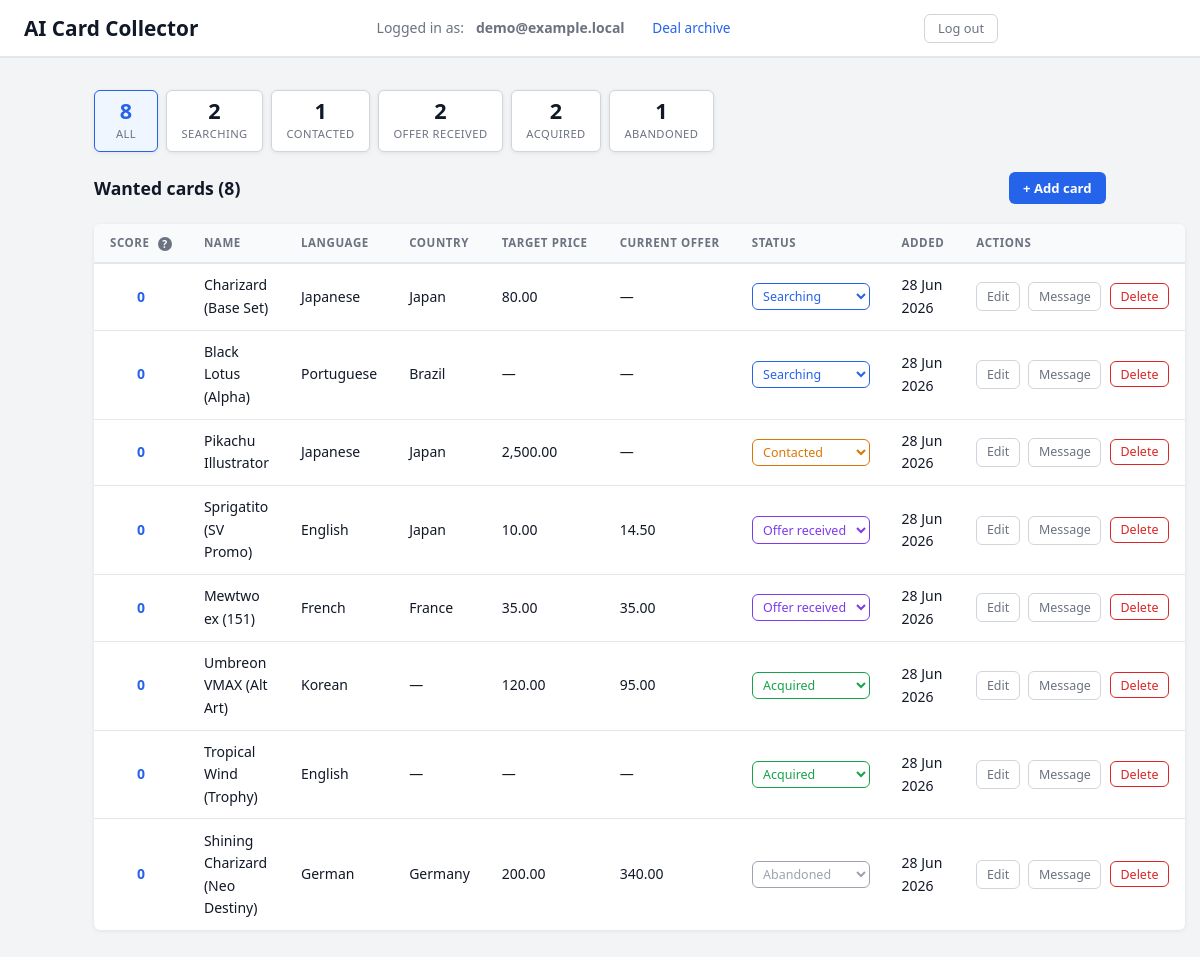
The app's page /public/index.php (signed in) with its own data.
### tables this page shows
CREATE TABLE wanted_cards (
    id                  INT UNSIGNED NOT NULL AUTO_INCREMENT,
    user_id             INT UNSIGNED NOT NULL,
    name                VARCHAR(255) NOT NULL,
    api_card_id         VARCHAR(50)  DEFAULT NULL,
    language            VARCHAR(100) NOT NULL,
    country             VARCHAR(100) DEFAULT NULL,
    target_price        DECIMAL(10,2) DEFAULT NULL,
    current_offer_price DECIMAL(10,2) DEFAULT NULL,
    purchase_price      DECIMAL(10,2) DEFAULT NULL,
    purchased_at        DATE         DEFAULT NULL,
    source_url          VARCHAR(500) DEFAULT NULL,
    seller_name         VARCHAR(255) DEFAULT NULL,
    status              ENUM(
                            'searching',
                            'contacted',
                            'offer_received',
                            'acquired',
                            'abandoned'
                        ) NOT NULL DEFAULT 'searching',
    difficulty_score    INT UNSIGNED NOT NULL DEFAULT 0,
    seller_contact      VARCHAR(255) DEFAULT NULL,
    notes               TEXT DEFAULT NULL,
    created_at          DATETIME NOT NULL DEFAULT CURRENT_TIMESTAMP,
    updated_at          DATETIME DEFAULT NULL ON UPDATE CURRENT_TIMESTAMP,
    PRIMARY KEY (id),
    KEY idx_wanted_cards_user_id (user_id),
    KEY idx_wanted_cards_status (status),
    CONSTRAINT fk_wanted_cards_user
        FOREIGN KEY (user_id) REFERENCES users(id)
        ON DELETE CASCADE
        ON UPDATE CASCADE
);

### src/Auth/Auth.php (called while the page is built, shortened)
<?php
final class Auth
{
    public static function check(): bool
    {
        return !empty($_SESSION['user_id']);
    }
    public static function user(): ?array
    {
        return [
            'id'    => (int)    $_SESSION['user_id'],
            'email' => (string) $_SESSION['user_email'],
        ];
    }
}

### src/bootstrap.php (called while the page is built, shortened)
<?php
spl_autoload_register(static function (string $class): void {
    $prefix  = 'App\\';
    $baseDir = __DIR__ . '/';
    $file = $baseDir . str_replace('\\', '/', substr($class, strlen($prefix))) . '.php';
});

### src/Card/CardRepository.php (called while the page is built, shortened)
<?php declare(strict_types=1);
final class CardRepository
{
    public function listForUser(int $userId): array
    {
        $stmt = $this->pdo->prepare(
            'SELECT id, name, api_card_id, language, country,
                    target_price, current_offer_price,
                    purchase_price, purchased_at, source_url, seller_name,
                    status, difficulty_score,
                    seller_contact, notes, created_at
             FROM   wanted_cards
             WHERE  user_id = ?
             ORDER  BY difficulty_score DESC, created_at ASC'
        );
        $stmt->execute([$userId]);
        return $stmt->fetchAll();
    }
}

### public/index.php (the view, shortened to what this page needs)
<?php
$config = require dirname(__DIR__) . '/config/app.php';
require dirname(__DIR__) . '/src/bootstrap.php';
$user     = Auth::user();
$pdo      = Connection::get($config['db']);
$repo     = new CardRepository($pdo);
$allCards = $repo->listForUser($user['id']);
$stats = ['searching' => 0, 'contacted' => 0, 'offer_received' => 0, 'acquired' => 0, 'abandoned' => 0];
foreach ($allCards as $c) {
    if (array_key_exists($c['status'], $stats)) {
        $stats[$c['status']]++;
    }
}
$filterStatus = $_GET['status'] ?? '';
$cards     = $filterStatus === ''
    ? $allCards
    : array_values(array_filter($allCards, fn($c) => $c['status'] === $filterStatus));
$cardCount = count($allCards);
$appName   = htmlspecialchars($config['name'],  ENT_QUOTES, 'UTF-8');
$userEmail = htmlspecialchars($user['email'],    ENT_QUOTES, 'UTF-8');
function formatPrice(?string $value): string
{
    return $value !== null ? number_format((float) $value, 2) : '—';
}
?><!DOCTYPE html>
<html lang="en">
<head>
    <link rel="stylesheet" href="assets/style.css?v=2">
</head>
<body>
    <header>
        <h1><?= $appName ?></h1>
        <p>Logged in as: <strong><?= $userEmail ?></strong>
            <a href="deals.php" style="font-size:.85rem">Deal archive</a>
            <form method="post" action="logout.php" style="display:inline">
                <button type="submit">Log out</button>
            </form>
        </p>
    </header>
    <main>
        <?php if ($cardCount > 0): ?>
        <div class="stats-bar">
            <a href="index.php" class="stat-chip <?= $filterStatus === '' ? 'active' : '' ?>">
                <span class="stat-num"><?= $cardCount ?></span>
                <span class="stat-label">All</span>
            </a>
            <a href="?status=searching" class="stat-chip <?= $filterStatus === 'searching' ? 'active' : '' ?>">
                <span class="stat-num"><?= $stats['searching'] ?></span>
                <span class="stat-label">Searching</span>
            </a>
            <a href="?status=contacted" class="stat-chip <?= $filterStatus === 'contacted' ? 'active' : '' ?>">
                <span class="stat-num"><?= $stats['contacted'] ?></span>
                <span class="stat-label">Contacted</span>
            </a>
            <a href="?status=offer_received" class="stat-chip <?= $filterStatus === 'offer_received' ? 'active' : '' ?>">
                <span class="stat-num"><?= $stats['offer_received'] ?></span>
                <span class="stat-label">Offer received</span>
            </a>
            <a href="?status=acquired" class="stat-chip <?= $filterStatus === 'acquired' ? 'active' : '' ?>">
                <span class="stat-num"><?= $stats['acquired'] ?></span>
                <span class="stat-label">Acquired</span>
            </a>
            <a href="?status=abandoned" class="stat-chip <?= $filterStatus === 'abandoned' ? 'active' : '' ?>">
                <span class="stat-num"><?= $stats['abandoned'] ?></span>
                <span class="stat-label">Abandoned</span>
            </a>
        </div>
        <?php endif; ?>
        <div class="list-header">
            <h2>Wanted cards<?= $filterStatus !== '' ? ' — ' . htmlspecialchars(formatStatus($filterStatus), ENT_QUOTES, 'UTF-8') : '' ?><?= count($cards) > 0 ? ' (' . count($cards) . ')' : '' ?></h2>
            <a href="card-add.php" class="btn-add">+ Add card</a>
        </div>
        <?php if ($cardCount === 0): ?>
            <p>No cards yet. <a href="card-add.php">Add your first card</a>.</p>
        <?php elseif (count($cards) === 0): ?>
            <p>No cards with status "<?= htmlspecialchars(formatStatus($filterStatus), ENT_QUOTES, 'UTF-8') ?>". <a href="index.php">Show all</a>.</p>
        <?php else: ?>
            <table class="card-table">
                <thead>
                    <tr>
                        <th>Score <span class="score-info" aria-label="Scoring rules">?</span></th>
                        <th>Name</th>
                        <th>Language</th>
                        <th>Country</th>
                        <th>Target price</th>
                        <th>Current offer</th>
                        <th>Status</th>
                        <th>Added</th>
                        <th>Actions</th>
                    </tr>
                </thead>
                <tbody>
                    <?php foreach ($cards as $card): ?>
                    <tr>
                        <td>
                            <details class="score-details">
                                <summary><?= (int) $card['difficulty_score'] ?></summary>
                            </details>
                        </td>
                        <td><?= htmlspecialchars($card['name'],     ENT_QUOTES, 'UTF-8') ?></td>
                        <td><?= htmlspecialchars($card['language'], ENT_QUOTES, 'UTF-8') ?></td>
                        <td><?= $card['country'] !== null
                                ? htmlspecialchars($card['country'], ENT_QUOTES, 'UTF-8')
                                : '—' ?></td>
                        <td><?= htmlspecialchars(formatPrice($card['target_price']),        ENT_QUOTES, 'UTF-8') ?></td>
                        <td><?= htmlspecialchars(formatPrice($card['current_offer_price']), ENT_QUOTES, 'UTF-8') ?></td>
                        <td>
                            <form method="post" action="card-status.php" class="status-form">
                                <select name="status" class="status-select status-<?= htmlspecialchars($card['status'], ENT_QUOTES, 'UTF-8') ?>" onchange="this.form.submit()">
                                    <option value="searching"      <?= $card['status'] === 'searching'      ? 'selected' : '' ?>>Searching</option>
                                    <option value="contacted"      <?= $card['status'] === 'contacted'      ? 'selected' : '' ?>>Contacted</option>
                                    <option value="offer_received" <?= $card['status'] === 'offer_received' ? 'selected' : '' ?>>Offer received</option>
                                    <option value="acquired"       <?= $card['status'] === 'acquired'       ? 'selected' : '' ?>>Acquired</option>
                                    <option value="abandoned"      <?= $card['status'] === 'abandoned'      ? 'selected' : '' ?>>Abandoned</option>
                                </select>
                            </form>
                        </td>
                        <td><?php
                            $ts = strtotime((string) $card['created_at']);
                            echo $ts !== false ? date('j M Y', $ts) : htmlspecialchars(substr((string) $card['created_at'], 0, 10), ENT_QUOTES, 'UTF-8');
                        ?></td>
                        <td>
                            <a href="card-edit.php?id=<?= (int) $card['id'] ?>">Edit</a>
                            <a href="card-message.php?id=<?= (int) $card['id'] ?>">Message</a>
                            <form method="post" action="card-delete.php"
                                  style="display:inline"
                                  onsubmit="return confirm('Delete this card?')">
                                <button type="submit">Delete</button>
                            </form>
                        </td>
                    </tr>
                    <?php endforeach; ?>
                </tbody>
            </table>
        <?php endif; ?>
    </main>
</body>
</html>

### records on screen
wanted_cards: id "2", difficulty_score "0", name "Black Lotus (Alpha)", language "Portuguese", country "Brazil", target_price "—", current_offer_price "—", status "Searching", created_at "28 Jun 2026"
wanted_cards: difficulty_score "0", name "Charizard (Base Set)", language "Japanese", country "Japan", target_price "80.00", current_offer_price "—", status "Searching", created_at "28 Jun 2026"
wanted_cards: difficulty_score "0", name "Pikachu Illustrator", language "Japanese", country "Japan", target_price "2,500.00", current_offer_price "—", status "Contacted", created_at "28 Jun 2026"
wanted_cards: difficulty_score "0", name "Sprigatito (SV Promo)", language "English", country "Japan", target_price "10.00", current_offer_price "14.50", status "Offer received", created_at "28 Jun 2026"
wanted_cards: difficulty_score "0", name "Mewtwo ex (151)", language "French", country "France", target_price "35.00", current_offer_price "35.00", status "Offer received", created_at "28 Jun 2026"
wanted_cards: difficulty_score "0", name "Umbreon VMAX (Alt Art)", language "Korean", target_price "120.00", current_offer_price "95.00", status "Acquired", created_at "28 Jun 2026"
wanted_cards: difficulty_score "0", name "Tropical Wind (Trophy)", language "English", target_price "—", current_offer_price "—", status "Acquired", created_at "28 Jun 2026"
wanted_cards: difficulty_score "0", name "Shining Charizard (Neo Destiny)", language "German", country "Germany", target_price "200.00", current_offer_price "340.00", status "Abandoned", created_at "28 Jun 2026"

### other values on screen
$appName "AI Card Collector"
$userEmail "demo@example.local"
$cardCount "8"
$stats['contacted'] "1"
$stats['abandoned'] "1"
count($cards) "8"
